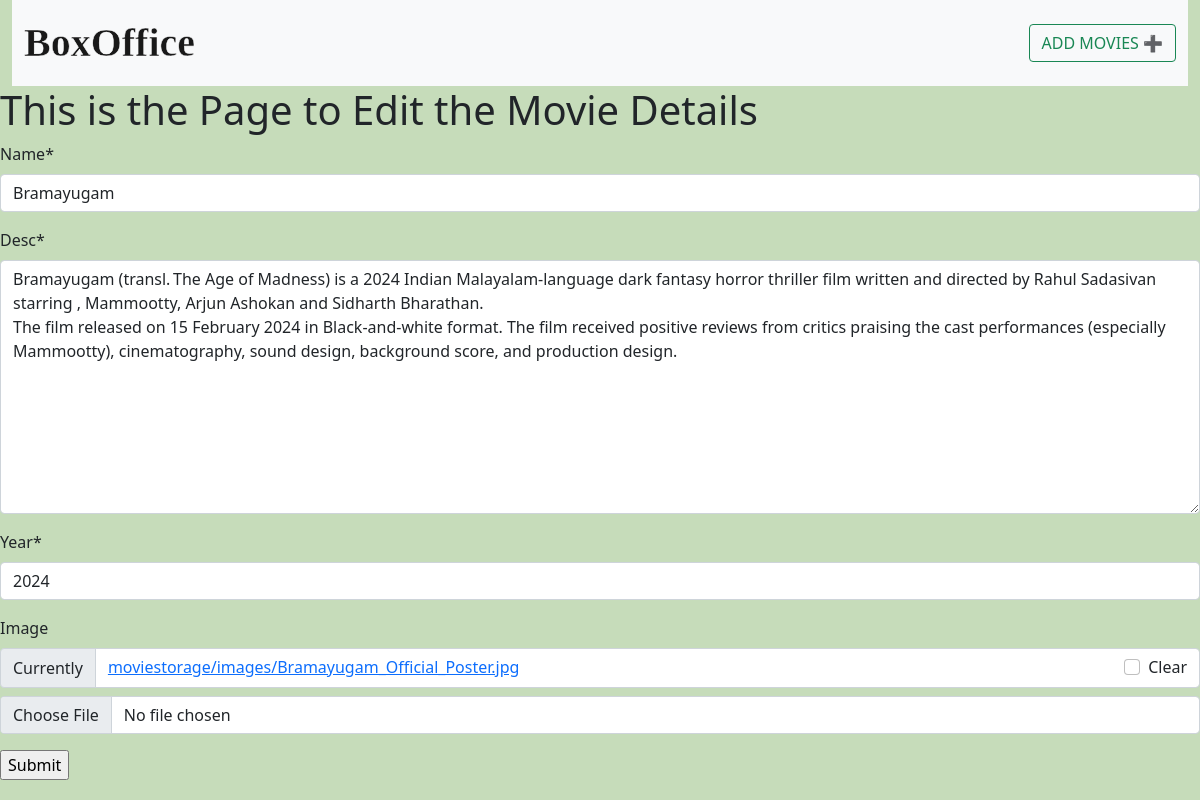
Page /editpage/1/ on the committed database.
### movies/models.py (models this page shows, shortened)
class Movies(models.Model):
    name = models.CharField(max_length=30)
    desc = models.TextField()
    year = models.IntegerField()
    image = models.ImageField(upload_to="moviestorage/images",null=True,blank=True)

### movies/views.py (the view, shortened to what this page needs)
# urls.py: path('editpage/<int:n>/',views.edit,name="edit"),
def edit(request,n):
    ed = Movies.objects.get(id=n)  # to get the particular element with id
    form1 = movieform(instance=ed)  # instance = ed, to get the datas already when editing. when initially the page loads w want the form together with the data.
    return render(request, 'editpage.html', {'form': form1})

### movies/forms.py
class movieform(forms.ModelForm):  #Form Definition
    class Meta:
        model=Movies
        fields="__all__"

### templates/editpage.html (shortened to what this page needs)
{% extends 'base.html' %}
{% load static %}
{% load crispy_forms_tags %}
{% block edit %}
<h1>This is the Page to Edit the Movie Details</h1>
<form method="POST" enctype="multipart/form-data">
    {{ form|crispy }}
    <input type="submit">
</form>
{% endblock %}

### static/css/style.css (style rules this page uses)
body { background-color:#C6DCBA; }

### rows in the picture
Movies: name "Bramayugam", desc "Bramayugam (transl. The Age of Madness) is a 2024 Indian Malayalam-language dark fantasy horror thriller film written and directed by Rahul Sadasivan starring , Mammootty, Arjun Ashokan and Sidharth Bharathan. The film released on 15 February 2024 in Black-and-white format. The film received positive reviews from critics praising the cast performances (especially Mammootty), cinematography, sound design, background score, and production design.", year "2024"
